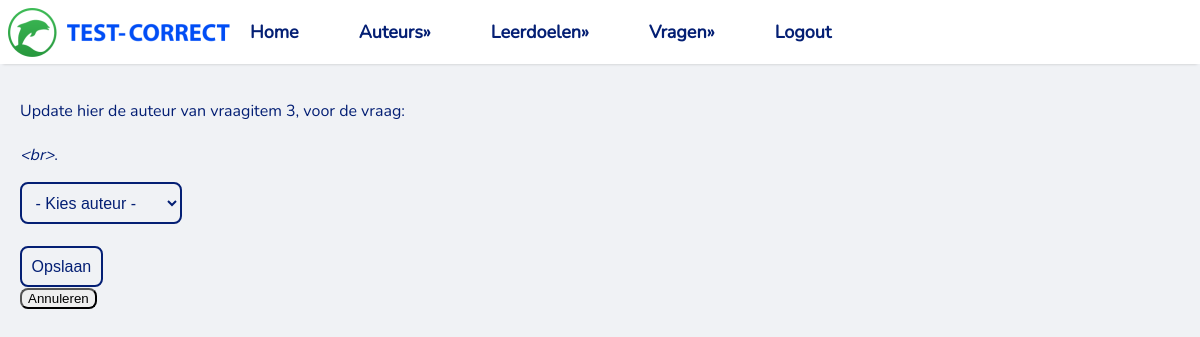
The app's page /auteurs/edit/3, older data.
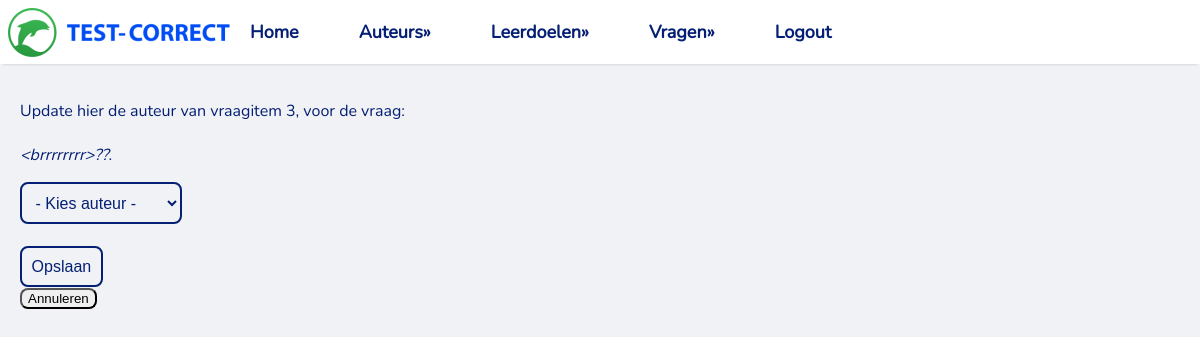
The same page, newer data.
### tables this page shows
CREATE TABLE `vragen` (
  `id` integer NOT NULL
,  `leerdoel` integer DEFAULT NULL
,  `vraag` text NOT NULL
,  `auteur` integer DEFAULT NULL
);

### app.py (the view)
@app.route("/auteurs/edit/<id>")
def update_auteur(id=None):
    tables = dbm.get_table_list()
    rows, column_names = dbm.get_auteurs()
    dropdown_auteur = dbm.dropdown_auteurs()
    vraag_id = dbm.get_vraag_id(id)
    return render_template("update_invalid_auteurs.html", id=id, dropdown_auteurs=dropdown_auteur, rows=rows,
                           column_names=column_names, table_list=tables, vraag_id=vraag_id)

### lib/tablemodel.py (called while the page is built)
    def get_table_list(self):
        cursor = sqlite3.connect(self.database_file).cursor()
        cursor.execute("SELECT name FROM sqlite_master WHERE type='table'")
        tables = [table[0] for table in cursor.fetchall()]
        return tables

    def dropdown_auteurs(self):
        cursor = sqlite3.connect(self.database_file).cursor()
        cursor.execute(f"SELECT * FROM auteurs")
        auteurs_list = cursor.fetchall()
        return auteurs_list

    def get_auteurs(self):
        cursor = sqlite3.connect(self.database_file).cursor()
        cursor.execute("SELECT * FROM vragen WHERE auteur NOT IN(SELECT id FROM auteurs)")
        auteurs_table_headers = [column_name[0] for column_name in cursor.description]
        auteurs_table_content = cursor.fetchall()
        return auteurs_table_content, auteurs_table_headers

    def get_vraag_id(self, id):
        cursor = sqlite3.connect(self.database_file).cursor()
        cursor.execute("SELECT vraag FROM vragen WHERE id = ?;", (id,))
        vraag = cursor.fetchone()[0]
        return vraag

### templates/update_invalid_auteurs.html (shortened to what this page needs)
<!DOCTYPE html>
<html lang="en">
<head>
    <link rel="stylesheet" href="/static/basic.css" type="text/css">
</head>
<body>
{% include "Navbar.html" %}
<main>
    <p>
        Update hier de auteur van vraagitem {{ id }}, voor de vraag:
        <br/>
        <br/>
        <i>{{ vraag_id }}</i>.
    </p>
            <div>
                <div>
                    <form action="/auteurs/edit/choose/<id>" method="post">
                        <select name="update_auteur" id="auteurs">
                            <option>
                                - Kies auteur -
                            </option>
                        </select>
                    <br/> <br/>
                    <input type="submit" value="Opslaan">
                    </form>
                    <a href="/auteurs_invalid"><button>Annuleren</button></a>
                </div>
            </div>
</main>

Row changes from the older to the newer data that the page shows:
changed vragen: vraag "<br>" → "<brrrrrrrr>??"
